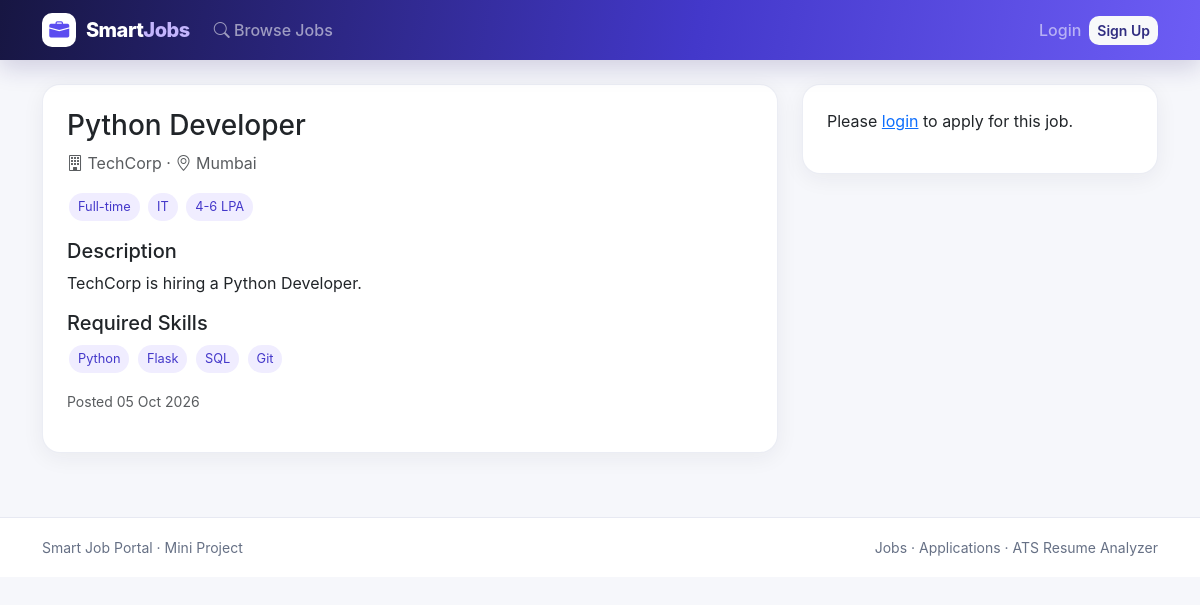
Screenshot of /jobs/1 with the database file from the repository.
### app.py (models this page shows)
class Job(db.Model):
    id = db.Column(db.Integer, primary_key=True)
    title = db.Column(db.String(200), nullable=False)
    company = db.Column(db.String(150), nullable=False)
    location = db.Column(db.String(120))
    job_type = db.Column(db.String(50), default="Full-time")
    category = db.Column(db.String(100))
    description = db.Column(db.Text, nullable=False)
    required_skills = db.Column(db.Text)
    min_experience = db.Column(db.Integer, default=0)
    salary_range = db.Column(db.String(100))
    posted_by = db.Column(db.Integer, db.ForeignKey("user.id"), nullable=False)
    posted_at = db.Column(db.DateTime, default=datetime.utcnow)
    is_active = db.Column(db.Boolean, default=True)
    applications = db.relationship("Application", backref="job", cascade="all, delete-orphan")
    def skills(self):
        return [s.strip() for s in (self.required_skills or "").split(",") if s.strip()]
    def required_skills_list(self):
        return self.skills()

### app.py (the view)
@app.route("/jobs/<int:job_id>")
def view_job(job_id):
    job = db.get_or_404(Job, job_id)
    already_applied = False
    if current_user.is_authenticated and not current_user.is_admin:
        already_applied = Application.query.filter_by(job_id=job.id, user_id=current_user.id).first() is not None
    return render_template("jobs/view.html", job=job, already_applied=already_applied)

### templates/jobs/view.html (shortened to what this page needs)
<!DOCTYPE html>
<html lang="en">
<head>
    <link href="https://cdn.jsdelivr.net/npm/bootstrap@5.3.3/dist/css/bootstrap.min.css" rel="stylesheet">
    <link href="https://cdn.jsdelivr.net/npm/bootstrap-icons@1.11.3/font/bootstrap-icons.css" rel="stylesheet">
    <link href="{{ url_for('static', filename='css/style.css') }}" rel="stylesheet">
</head>
<body>
<nav class="navbar navbar-expand-lg navbar-dark sticky-top">
    <div class="container">
        <a class="navbar-brand" href="{{ url_for('index') }}"><span class="logo-icon"><i class="bi bi-briefcase-fill"></i></span> Smart<span>Jobs</span></a>
        <div class="collapse navbar-collapse" id="navMenu">
            <ul class="navbar-nav me-auto align-items-lg-center">
                <li class="nav-item"><a class="nav-link" href="{{ url_for('list_jobs') }}"><i class="bi bi-search"></i> Browse Jobs</a></li>
            </ul>
            <ul class="navbar-nav align-items-lg-center">
                {% if current_user.is_authenticated %}
                    <li class="nav-item"><a class="nav-link" href="{{ url_for('dashboard') }}"><i class="bi bi-grid-1x2"></i> Dashboard</a></li>
                    <li class="nav-item"><a class="nav-link user-pill" href="{{ url_for('profile') }}"><i class="bi bi-person-circle"></i> {{ current_user.name }}</a></li>
                    <li class="nav-item"><a class="nav-link" href="{{ url_for('logout') }}">Logout</a></li>
                {% else %}
                    <li class="nav-item"><a class="nav-link" href="{{ url_for('login') }}">Login</a></li>
                    <li class="nav-item"><a class="btn btn-light btn-sm signup-nav" href="{{ url_for('register') }}">Sign Up</a></li>
                {% endif %}
            </ul>
        </div>
    </div>
</nav>
<main class="container my-4">
<div class="row">
    <div class="col-md-8">
        <div class="card p-4">
            <h3>{{ job.title }}</h3>
            <p class="text-muted"><i class="bi bi-building"></i> {{ job.company }} &middot; <i class="bi bi-geo-alt"></i> {{ job.location or 'Remote' }}</p>
            <div class="mb-3">
                <span class="badge-skill">{{ job.job_type }}</span>
                {% if job.category %}<span class="badge-skill">{{ job.category }}</span>{% endif %}
                {% if job.salary_range %}<span class="badge-skill">{{ job.salary_range }}</span>{% endif %}
            </div>
            <h5>Description</h5>
            <p style="white-space: pre-line;">{{ job.description }}</p>
            {% if job.required_skills_list() %}
            <h5>Required Skills</h5>
            <div class="mb-3">
                {% for skill in job.required_skills_list() %}
                <span class="badge-skill">{{ skill }}</span>
                {% endfor %}
            </div>
            {% endif %}
            <p class="text-muted small">Posted {{ job.posted_at.strftime('%d %b %Y') }}</p>
        </div>
    </div>
    <div class="col-md-4">
        <div class="card p-4">
            {% if current_user.is_authenticated and not current_user.is_admin %}
                {% if already_applied %}
                <div class="alert alert-success mb-0"><i class="bi bi-check-circle"></i> You've already applied to this job.</div>
                {% else %}
                <div class="apply-card-intro">
                    <div class="apply-card-icon"><i class="bi bi-send-check"></i></div>
                    <h5 class="mt-3 mb-1">Ready to apply?</h5>
                    <p class="text-muted small">Fill in your details, upload your resume, and submit your application.</p>
                </div>
                <a href="{{ url_for('apply_job', job_id=job.id) }}" class="btn btn-primary btn-lg w-100"><i class="bi bi-arrow-right-circle"></i> Apply Now</a>
                <div class="apply-mini-list mt-3">
                    <div><i class="bi bi-check-circle-fill"></i> Your details</div>
                    <div><i class="bi bi-check-circle-fill"></i> Resume upload</div>
                    <div><i class="bi bi-check-circle-fill"></i> Cover note (optional)</div>
                </div>
                <a href="{{ url_for('ats_score') }}?job_id={{ job.id }}" class="btn btn-outline-secondary btn-sm w-100 mt-3">
                    <i class="bi bi-stars"></i> Check ATS Score for This Job
                </a>
                {% endif %}
            {% elif not current_user.is_authenticated %}
                <p>Please <a href="{{ url_for('login') }}">login</a> to apply for this job.</p>
            {% else %}
                <p class="text-muted small mb-0">Posted by another recruiter.</p>
            {% endif %}
        </div>
    </div>
</div>
</main>
<footer class="site-footer"><div class="container d-flex flex-wrap justify-content-between gap-2"><small>Smart Job Portal · Mini Project</small><small>Jobs · Applications · ATS Resume Analyzer</small></div></footer>
</body>
</html>

### static/css/style.css (style rules this page uses)
:root { --primary:#5b4cf0;--primary-dark:#3f35b5;--secondary:#14b8a6;--orange:#f97316;--ink:#182033;--muted:#667085;--page:#f6f7fb;--card:#fff;--line:#e7e9f2 }
* { box-sizing:border-box }
body { background:var(--page);font-family:Inter,'Segoe UI',system-ui,sans-serif;color:var(--ink) }
.navbar { background:linear-gradient(100deg,#171642,#4338ca 58%,#6d5df5);box-shadow:0 8px 25px rgba(31,24,104,.18) }
.navbar-brand { font-weight:800;letter-spacing:-.5px }
.navbar-brand span:last-child { color:#c4b5fd }
.logo-icon { display:inline-flex;width:34px;height:34px;border-radius:10px;background:#fff;color:var(--primary);align-items:center;justify-content:center;margin-right:6px }
.nav-link { font-weight:500 }
.signup-nav { color:#312e81;border:0;border-radius:10px;font-weight:700 }
.card { border:1px solid rgba(231,233,242,.8);border-radius:18px;background:var(--card);box-shadow:0 5px 22px rgba(31,41,55,.06) }
.badge-skill { background:#f0edff;color:#4438ca;padding:.35em .7em;border-radius:20px;font-size:.8em;margin:2px;display:inline-block }
.btn { border-radius:10px;font-weight:600 }
.site-footer { margin-top:4rem;border-top:1px solid var(--line);background:#fff;color:var(--muted);padding:1.2rem 0 }

### rows the page displays
Job: title "Python Developer", company "TechCorp", location "Mumbai", job_type "Full-time", category "IT", salary_range "4-6 LPA", description "TechCorp is hiring a Python Developer.", posted_at "05 Oct 2026"

### other values shown
{{ skill }} "Python" "Flask" "SQL" "Git"
